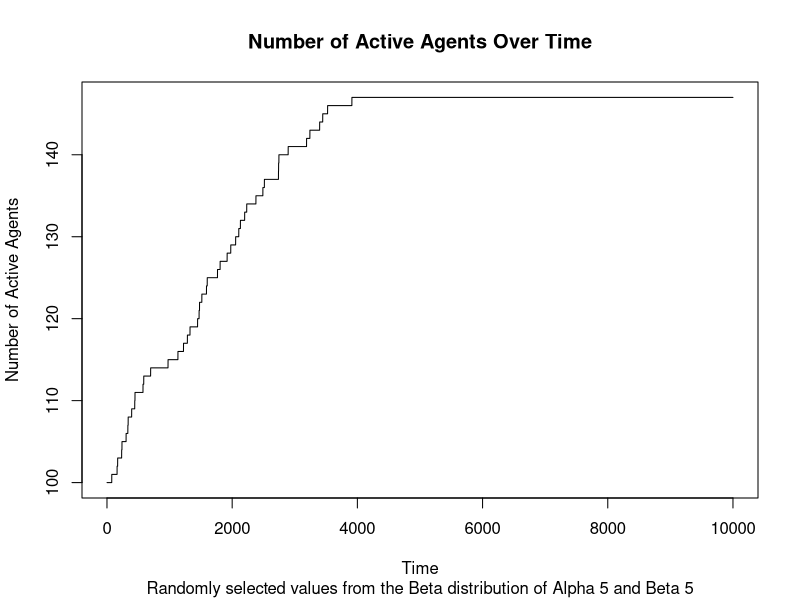

Source code (R):
# Setup the number of cycles in the simulation
cycle <- 10000

# Define the grid size
grid_size <- 32

# Function to get the sum of thresholds of immediate neighbours.
get_neighbour_sum <- function(x, y, grid) {
  neighbours <- c(
    grid[x-1, y], grid[x+1, y],
    grid[x, y-1], grid[x, y+1],
    grid[x-1,y-1], grid[x+1,y+1],
    grid[x-1,y+1], grid[x+1,y-1]
  )
  return(sum(neighbours, na.rm = TRUE))
}


threshold_sim <- function(grid_size, cycle = 10000, alpha1, beta2) {
  
  # Create a matrix of agents
  activity <- matrix(0, nrow = grid_size, ncol = grid_size)
  
  # Randomly allocate some agents to be active from the start
  activity[sample(1:(grid_size^2), 100)] <- 1
  
  # Store number of activated agents
  activated_agents <- vector()
  
  # Threshold distribution
  distribution <- matrix(rbeta(n = grid_size^2, shape1 = alpha1, shape2 = beta2),
                         nrow = grid_size, ncol = grid_size)
  
  ### Simulation ###
  for (i in seq(cycle)) {
    # Identify random agent
    agent_x <- sample(2:(grid_size-1), 1)
    agent_y <- sample(2:(grid_size-1), 1)
    
    # Calculate sum of thresholds of immediate neighbours
    neighbour_sum <- get_neighbour_sum(agent_x, agent_y, activity)
    
    # Activate agent if their threshold is below the proportion of surrounding active agents.
    if (distribution[agent_x, agent_y] < (neighbour_sum / 8)) {
      activity[agent_x, agent_y] <- 1
    }
    
    # Store number of activated agents for each cycle
    activated_agents[i] <- sum(activity)
  }
  
  # Plot the results
  plot(
    activated_agents, type = "l",
    main = "Number of Active Agents Over Time",
    sub = paste("Randomly selected values from the Beta distribution of Alpha", alpha1, "and Beta", beta2),
    xlab = "Time",
    ylab = "Number of Active Agents"
  )
}

set.seed(1)
threshold_sim(grid_size, cycle, alpha1 = 5, beta2 = 5)
